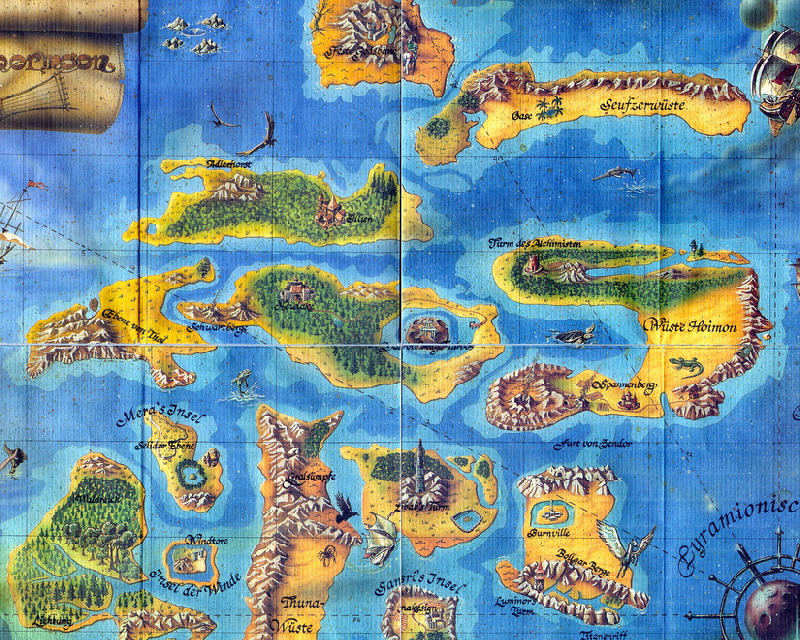

This game map was drawn from its Tiled (.tmx) file and the tilesets committed beside it. A one-line description and the trimmed map source follow:
An orthogonal 25x20 tile map with 32x32 px tiles, 1 tile layer (Tile Layer 1).

<map version="1.0" orientation="orthogonal" renderorder="right-down" width="25" height="20" tilewidth="32" tileheight="32" nextobjectid="1">
 <tileset firstgid="1" name="20898322_160225396000_2" tilewidth="32" tileheight="32" spacing="1" margin="1" tilecount="713" columns="31">
  <image source="20898322_160225396000_2.jpg" width="1024" height="781" />
 </tileset>
 <layer name="Tile Layer 1" width="25" height="20">
  <data>[500 cells, 500 non-empty, 500 distinct tile ids]</data>
 </layer>
</map>